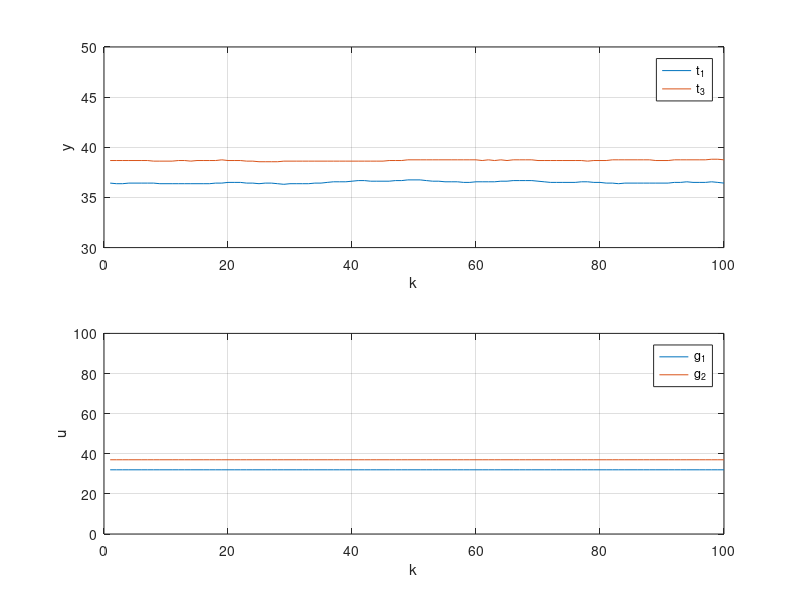

MATLAB code to generate this figure: (Note: this script raises an error after producing the figure.)
addpath('../../../matlab2tikz-master/src/');
outputFile = 'lab_setpoint.tex';
load('setpoint.mat')
%y1 = dlmread('y1.csv','\t');
% y2 = dlmread('y2.csv','\t');
% y3 = dlmread('y3.csv','\t');
% u1 = dlmread('u1.csv','\t');
% u2 = dlmread('u2.csv','\t');
% u3 = dlmread('u3.csv','\t');
% u4 = dlmread('u4.csv','\t');
% y1zad = dlmread('y1_zad.csv','\t');
% y2zad = dlmread('y2_zad.csv','\t');
% y3zad = dlmread('y3_zad.csv','\t');


% figure(1);
% 
% 
% subplot(4,1, 1);
% plot(u1);
%  ylabel('u_1');
%  xlabel('k');
% grid on;
% 
% subplot(4,1, 2);
% plot(u2);
% ylabel('u_2');
%  xlabel('k');
% grid on;
% 
% subplot(4,1, 3);
% plot(u3);
% ylabel('u_3');
%  xlabel('k');
% grid on;
% 
% subplot(4,1, 4);
% plot(u4);
% ylabel('u_4');
%  xlabel('k');
% grid on;

figure(2);

title('y');

subplot(2,1, 1);
plot(y1);
hold on;
plot(y2);
%%plot(y2);
%plot(yz2);
ylabel('y');
xlabel('k');
legend('t_1','t_{3}','y_2','y_{2zad}','Location', 'NorthEast');
grid on;
ylim([30 50]);


subplot(2,1, 2);
plot(u1);
hold on;
plot(u2);
ylabel('u');
xlabel('k');
legend('g_1','g_{2}','Location', 'NorthEast');
grid on;
ylim([0 100]);
%subplot(3,1, 3);

% plot(y3);
% hold on;
% plot(y3zad);
% ylabel('y');
% xlabel('k');
% legend('y_3','y_{3zad}','Location', 'NorthEast');
% grid on;
%ylim([0 4]);


% subplot(,1, 2);
% hold on;
% %stairs(x,u);
% plot(x,u);
% plot(x,u1);
% plot(x,u2);
% plot(x,u3);
% plot(x,u4);
% xlim([min(x) max(x)]);
% %title('u');
% %xlabel('k');
% ylabel('u');
% legend('u', 'Location', 'NorthEast');
% grid on;
% box on;

% subplot(3,1, 3);
% hold on;
% stairs(x,z);
% xlim([min(x) max(x)]);
% %title('z');
% xlabel('k');
% ylabel('z');
% legend('z', 'Location', 'NorthEast');
% grid on;
% box on;

% dwie linijki poni�ej zapewniaj� poprawne ustawienie wykresu w pdf-ie
% oraz pozwalaj� nazwa� wykres pod spodem
%beforeFigure = [sprintf('\\begin{figure}[H] \n\\centering')];
%afterFigure = [sprintf('\\caption{%s}\n\\end{figure}', title)];

matlab2tikz(outputFile, ...
    'showInfo', false, ...
    'encoding', 'UTF-8');
%    'extraCode', beforeFigure, ...
%    'extraCodeAtEnd', afterFigure);
hold off;
%close(1)
